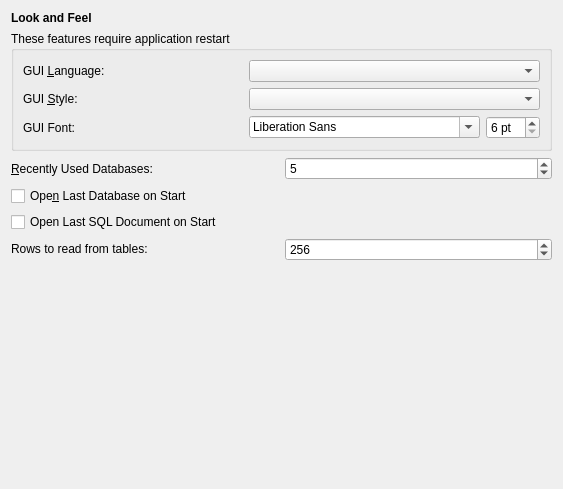
<?xml version="1.0" encoding="UTF-8"?>
<ui version="4.0">
 <class>PrefsLNFWidget</class>
 <widget class="QWidget" name="PrefsLNFWidget">
  <property name="geometry">
   <rect>
    <x>0</x>
    <y>0</y>
    <width>563</width>
    <height>489</height>
   </rect>
  </property>
  <layout class="QVBoxLayout" name="verticalLayout">
   <item>
    <widget class="QLabel" name="titleLabel">
     <property name="font">
      <font>
       <weight>75</weight>
       <bold>true</bold>
      </font>
     </property>
     <property name="text">
      <string>Look and Feel</string>
     </property>
    </widget>
   </item>
   <item>
    <widget class="QGroupBox" name="groupBox_3">
     <property name="title">
      <string>These features require application restart</string>
     </property>
     <layout class="QGridLayout" name="gridLayout_2">
      <item row="0" column="0">
       <widget class="QLabel" name="label_3">
        <property name="text">
         <string>GUI &amp;Language:</string>
        </property>
        <property name="buddy">
         <cstring>languageComboBox</cstring>
        </property>
       </widget>
      </item>
      <item row="0" column="1">
       <widget class="QComboBox" name="languageComboBox">
        <property name="toolTip">
         <string>Select the application interface language</string>
        </property>
       </widget>
      </item>
      <item row="1" column="0">
       <widget class="QLabel" name="textLabel3">
        <property name="text">
         <string>GUI &amp;Style:</string>
        </property>
        <property name="buddy">
         <cstring>styleComboBox</cstring>
        </property>
       </widget>
      </item>
      <item row="1" column="1">
       <widget class="QComboBox" name="styleComboBox">
        <property name="toolTip">
         <string>Select the application look/GUI theme</string>
        </property>
       </widget>
      </item>
      <item row="2" column="0">
       <widget class="QLabel" name="label">
        <property name="text">
         <string>GUI Font:</string>
        </property>
       </widget>
      </item>
      <item row="2" column="1">
       <layout class="QHBoxLayout" name="horizontalLayout">
        <item>
         <widget class="QFontComboBox" name="fontComboBox">
          <property name="toolTip">
           <string>Select application font (menu, dialogs, etc.). This option is used mainly in MS Windows systems.</string>
          </property>
         </widget>
        </item>
        <item>
         <widget class="QSpinBox" name="fontSpinBox">
          <property name="suffix">
           <string> pt</string>
          </property>
          <property name="minimum">
           <number>6</number>
          </property>
          <property name="maximum">
           <number>99</number>
          </property>
         </widget>
        </item>
       </layout>
      </item>
     </layout>
    </widget>
   </item>
   <item>
    <layout class="QHBoxLayout">
     <property name="spacing">
      <number>6</number>
     </property>
     <property name="leftMargin">
      <number>0</number>
     </property>
     <property name="topMargin">
      <number>0</number>
     </property>
     <property name="rightMargin">
      <number>0</number>
     </property>
     <property name="bottomMargin">
      <number>0</number>
     </property>
     <item>
      <widget class="QLabel" name="label_4">
       <property name="text">
        <string>&amp;Recently Used Databases:</string>
       </property>
       <property name="buddy">
        <cstring>recentlyUsedSpinBox</cstring>
       </property>
      </widget>
     </item>
     <item>
      <widget class="QSpinBox" name="recentlyUsedSpinBox">
       <property name="toolTip">
        <string>Count of the items in the Recent menu</string>
       </property>
       <property name="minimum">
        <number>1</number>
       </property>
       <property name="value">
        <number>5</number>
       </property>
      </widget>
     </item>
    </layout>
   </item>
   <item>
    <widget class="QCheckBox" name="openLastDBCheckBox">
     <property name="toolTip">
      <string>Remember the last used database for next application start</string>
     </property>
     <property name="text">
      <string>Ope&amp;n Last Database on Start</string>
     </property>
    </widget>
   </item>
   <item>
    <widget class="QCheckBox" name="openLastSqlFileCheckBox">
     <property name="text">
      <string>Open Last SQL Document on Start</string>
     </property>
    </widget>
   </item>
   <item>
    <layout class="QHBoxLayout" name="_2">
     <property name="spacing">
      <number>6</number>
     </property>
     <property name="leftMargin">
      <number>0</number>
     </property>
     <property name="topMargin">
      <number>0</number>
     </property>
     <property name="rightMargin">
      <number>0</number>
     </property>
     <property name="bottomMargin">
      <number>0</number>
     </property>
     <item>
      <widget class="QLabel" name="label_5">
       <property name="text">
        <string>&lt;html&gt;&lt;head/&gt;&lt;body&gt;&lt;p&gt;Rows to read from tables:&lt;/p&gt;&lt;/body&gt;&lt;/html&gt;</string>
       </property>
       <property name="buddy">
        <cstring>recentlyUsedSpinBox</cstring>
       </property>
      </widget>
     </item>
     <item>
      <widget class="QSpinBox" name="readRowsSpinBox">
       <property name="toolTip">
        <string>Count of the items in the Recent menu</string>
       </property>
       <property name="specialValueText">
        <string>All</string>
       </property>
       <property name="minimum">
        <number>0</number>
       </property>
       <property name="maximum">
        <number>1024</number>
       </property>
       <property name="singleStep">
        <number>256</number>
       </property>
       <property name="value">
        <number>256</number>
       </property>
      </widget>
     </item>
    </layout>
   </item>
   <item>
    <spacer>
     <property name="orientation">
      <enum>Qt::Vertical</enum>
     </property>
     <property name="sizeHint" stdset="0">
      <size>
       <width>304</width>
       <height>144</height>
      </size>
     </property>
    </spacer>
   </item>
  </layout>
 </widget>
 <resources/>
 <connections/>
</ui>
